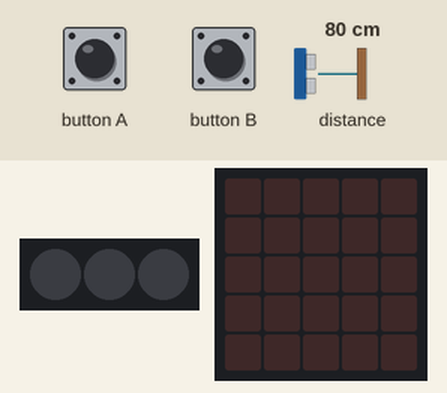
A program run on a simulated BBC micro:bit (MakeCode). On the bench: 3 RGB LEDs in strip order, left to right, the board's 5×5 LED display. Inputs (shaded band) come from the test bench; at power-on: distance to the obstacle 80 cm. Dim RGB values are drawn brighter than linear.

Above: at 1.2 s.
1.3 s: button A pressed 2 times (0.12 s each, 0.3 s apart)
At 2.1 s:
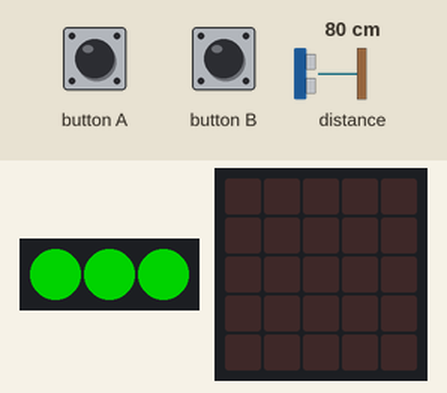
3.4 s: button B pressed for 0.15 s
At 4.8 s:
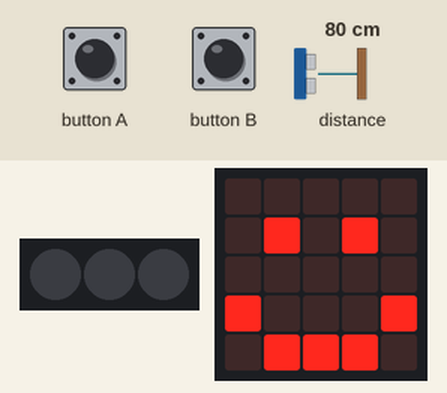
5.6 s: button A pressed for 0.15 s
At 6.2 s:
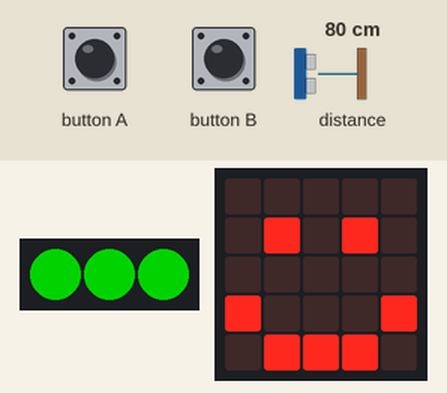
Timing chart, 0 to 8.6 s (numbered marks = the images above; inputs shaded):
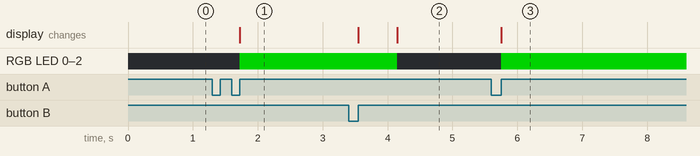

The program:

main.ts
```typescript
// (licence header left out)
input.onButtonPressed(Button.A, function () {
    const strip = neopixel.create(DigitalPin.P0, 3, NeoPixelMode.RGB)

    input.onButtonPressed(Button.A, function () {

        const distance = sonar.ping(DigitalPin.P1, DigitalPin.P2, PingUnit.Centimeters)

        if (distance < 10 && distance > 0) {
            strip.showColor(neopixel.colors(NeoPixelColors.Red))
        } else {
            strip.showColor(neopixel.colors(NeoPixelColors.Green))
        }

        strip.show()
    })

    input.onButtonPressed(Button.B, function () {
        basic.clearScreen()
        basic.showIcon(IconNames.Happy)
        strip.showColor(neopixel.colors(NeoPixelColors.Black))
        strip.show()
    })
})
```

Measured:
- after the input at 1.3 s, RGB LED 0–2: off → RGB(0, 127, 0) after 0.43 s
- after the input at 3.4 s, RGB LED 0–2: RGB(0, 127, 0) → off after 0.75 s; the display: first changes after 0.15 s (image 2 shows a later state)
- after the input at 5.6 s, RGB LED 0–2: off → RGB(0, 127, 0) after 0.16 s
